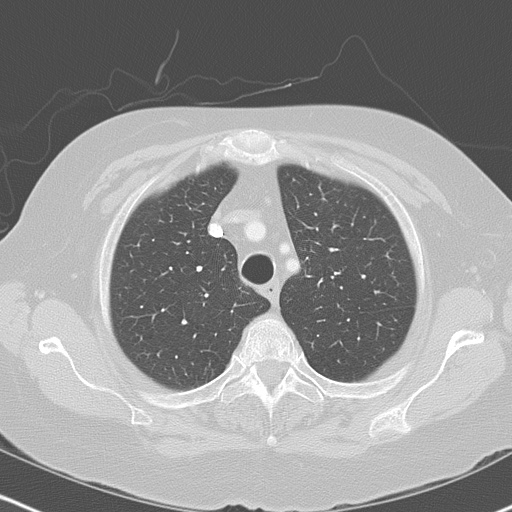
%> input picture Source codes + Sample data/Dataset/Normal CT/IM-0001-0055.jpg, 512 x 512 px
$ octave cancer_detection.m   (GNU Octave 9; MATLAB toolbox functions it lacks are replaced by stand-ins)
%> lines starting %> are read from the running program, lines starting %| are printed output that depends on the picture; in (x1, y1, x2, y2) boxes, pixels count from 0 and x2, y2 are one past the last pixel; in counts of white or black regions, pixels touching at a corner belong together; the program's own positions count from 1
% Cancer Detection
% Pre-processing: Median and Gabor filter
% Segmentation: Thresholding
% Feature Extraction: Classification using threshold
% Written by Shu Leong & Moana Yamanouchi

% Read image
I = imread('IM-0001-0055.jpg');
%> I is the input picture: size 512x512 uint8; min 67, max 255, mean 146.7

I_resize=imresize(I, [500,500]);
I_resize=im2double(I_resize);
%> I_resize: size 500x500 double
figure, imshow(I_resize);

% Apply median filter
I_resize = medfilt2(I_resize);

%Initialize the paramters for Gabor filter
gamma=0.3;
psi=0;
theta=0;
bw=2.8;
lambda=3.0;
pi=0;

% Apply Gabor filter
for x =1:500
    for y=1:500

        x_theta=I_resize(x,y)*cos(theta)+I_resize(x,y)*sin(theta);
        y_theta=-I_resize(x,y)*sin(theta)+I_resize(x,y)*cos(theta);

        gb(x,y)=exp(-(x_theta.^2/2*bw^2+gamma^2*y_theta.^2/2*bw^2))*cos(2*pi/lambda*x_theta+psi);
    end
end
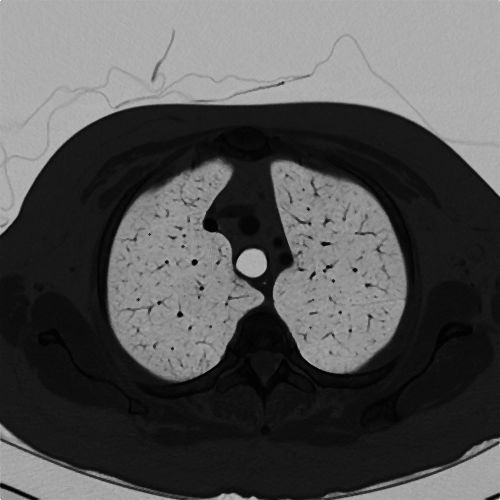
%> gb: size 500x500 double; min 0.0139, max 1, mean 0.329
gb = imcomplement(gb);
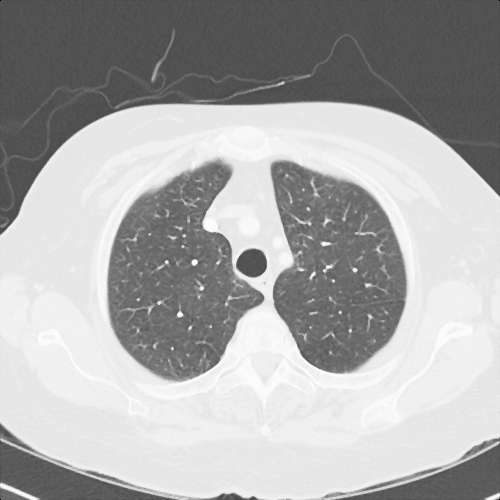
%> gb: size 500x500 double; min 0, max 0.986, mean 0.671

% Set up variables
roundnessThreshold = 0.25; % tumors generally have some semblance of roundness
areaThreshold = 100; % blood vessels are generally smaller than this size
sizeOfObject = 0; % to record the largest object's size
traced = 0; % tumors found or not found

% Segment lung images using thresholding method (Otsu's)
BW = imbinarize(I);
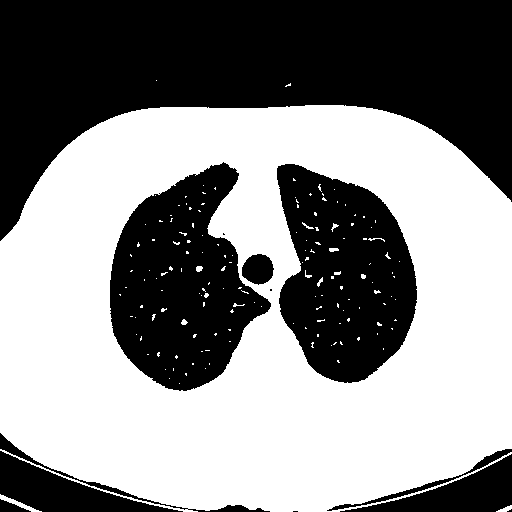
%> BW: size 512x512 logical; 53.4% white; 13 black regions (4 under 20 px), largest, box (x1, y1, x2, y2) and area: (0, 0, 512, 241) 66738, (110, 162, 271, 391) 22638, (277, 164, 417, 383) 21607
figure, imshow(BW);

% Clear unnecessary part of the image using imclearborder
objectsOnly = imclearborder(BW);
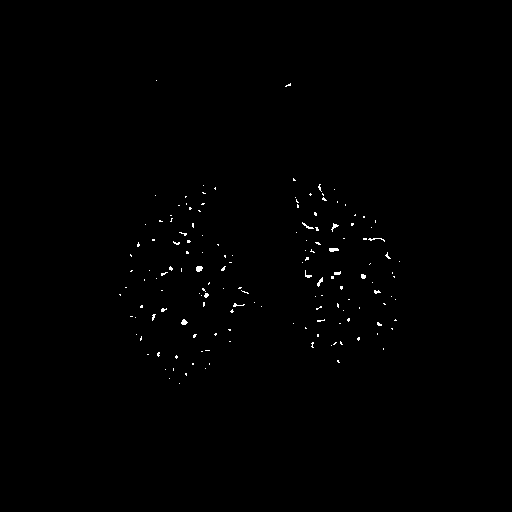
%> objectsOnly: size 512x512 logical; 0.39% white in thin lines or dots, all inside (x1, y1, x2, y2) = (119, 80, 400, 384)

% Find largest 5 objects (tumors are generally greater in size than blood vessels)
largest5Objects = bwareafilt(objectsOnly, 5);
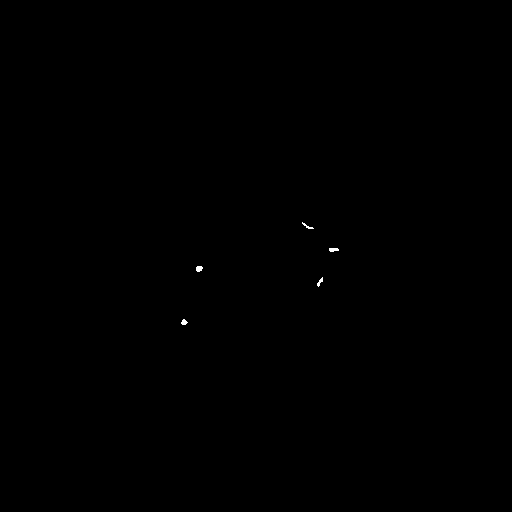
%> largest5Objects: size 512x512 logical; 0.06% white; 5 white regions, box (x1, y1, x2, y2) and area: (196, 266, 203, 272) 34, (329, 248, 339, 252) 33, (181, 319, 188, 325) 28, (317, 277, 323, 287) 27, (302, 222, 314, 229) 26
figure, imshow(largest5Objects); title('largest 5 objects');

% Traces the exterior boundaries of objects
[B,L] = bwboundaries(largest5Objects,'noholes');
%> L: size 512x512 double; 6 distinct labels, from 0 to 5
%> B = 5 boundaries; box (x1, y1, x2, y2) and points: (302, 222, 314, 229) 25, (329, 248, 339, 252) 22, (317, 277, 323, 287) 20, (196, 266, 203, 272) 18, (181, 319, 188, 325) 15

% Returns measurements for area and center of mass of region for each labeled region in the label matrix L
stats = regionprops(L,'Area','Centroid');
%> stats = 5 regions; Area and Centroid: 34 [199.7 269.3], 33 [334.1 250.3], 28 [184.7 322.8], 27 [320.6 282.6], 26 [308.1 226.9]

% Loop over the boundaries
for k = 1:length(B)

  % Obtain (X,Y) boundary coordinates corresponding to label 'k'
  boundary = B{k};

  % Compute a simple estimate of the object's perimeter
  delta_sq = diff(boundary).^2;
  perimeter = sum(sqrt(sum(delta_sq,2)));

  % Obtain the area calculation corresponding to label 'k'
  area = stats(k).Area;

  % Compute the roundness metric
  metric = 4*pi*area/perimeter^2;
  metric_string = sprintf('%2.2f',metric);

  % Compare against pre-defined roundness and area threshold
  % Cancer nodules should have some semblance of roundness and greater in
  % size than blood vessels (which normally are around 30 to 60 pixels in
  % size)
  if metric > roundnessThreshold
      if area > sizeOfObject && area > areaThreshold
          sizeOfObject = area;
          traced = B{k};
      end
  end

  % For each potential cancer nodules, list out their roundness metrics
  text(boundary(1,2)-35,boundary(1,1)+13,metric_string,'Color','r',...
       'FontSize',14,'FontWeight','bold');

end
%> this loop made 5 passes
%> (perimeter, area) on passes 1 to 5: (17.31, 28), (19.07, 34), (28.14, 26), (22.73, 27), (22.24, 33)
%> after the loop, sizeOfObject = 0; traced = 0
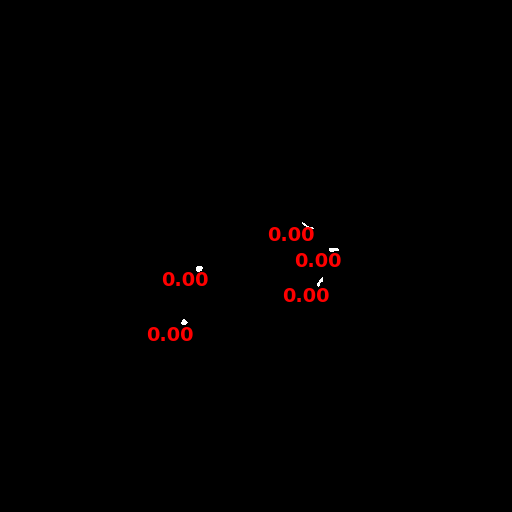
%> figure redrawn from the program's plot data; its title reads 'largest 5 objects'

% If there is a detected cancer nodules, draw the boundary of said nodules
% in the original CT scan image in red
if traced ~= 0
    figure, imshow(I)
    hold on;
    plot(traced(:,2), traced(:,1), 'r', 'LineWidth', 2)
% Else, notify user that the CT scan belongs to healthy patient
else
    disp('CT scan belongs to normal patient');
end

$ run again, with Source codes + Sample data/Dataset/Normal CT/IM-0001-0023.jpg copied over Source codes + Sample data/Dataset/Normal CT/IM-0001-0055.jpg
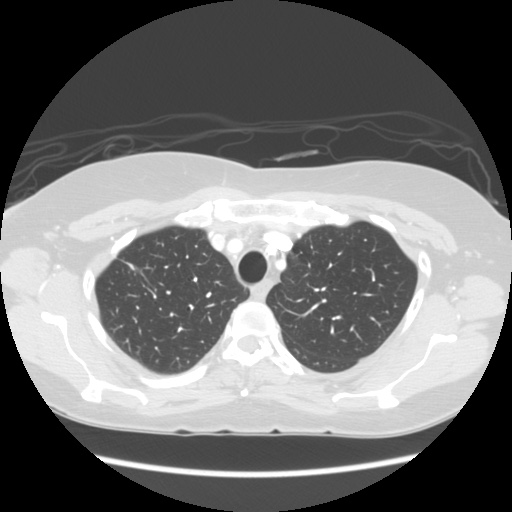
%> input picture Source codes + Sample data/Dataset/Normal CT/IM-0001-0023.jpg, 512 x 512 px
%> I is the input picture: size 512x512 uint8; min 0, max 255, mean 113.1
%> `BW = imbinarize(I);`:
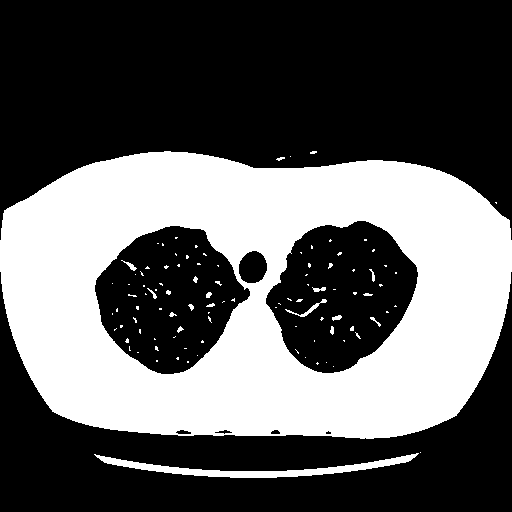
%> BW: size 512x512 logical; 37.2% white; 102 white regions (84 under 20 px), largest, box (x1, y1, x2, y2) and area: (0, 151, 512, 439) 94325, (94, 453, 419, 478) 2117, (285, 299, 327, 317) 125
%> objectsOnly: size 512x512 logical; 1.2% white; 101 white regions (84 under 20 px), largest, box (x1, y1, x2, y2) and area: (94, 453, 419, 478) 2117, (285, 299, 327, 317) 125, (121, 260, 137, 271) 51
%> largest5Objects: size 512x512 logical; 0.91% white; 5 white regions, box (x1, y1, x2, y2) and area: (94, 453, 419, 478) 2117, (285, 299, 327, 317) 125, (121, 260, 137, 271) 51, (312, 287, 326, 292) 44, (332, 315, 342, 321) 38
%> L: size 512x512 double; 6 distinct labels, from 0 to 5
%> B = 5 boundaries; box (x1, y1, x2, y2) and points: (94, 453, 419, 478) 649, (285, 299, 327, 317) 86, (121, 260, 137, 271) 33, (312, 287, 326, 292) 31, (332, 315, 342, 321) 22
%> stats = 5 regions; Area and Centroid: 2117 [257.6 469.4], 125 [309.2 309.7], 51 [131.1 266.4], 44 [319.9 290], 38 [337.6 318.4]
%> the loop `for k = 1:length(B)` made 5 passes
%> (perimeter, area) on passes 1 to 5: (682, 2117), (39.46, 51), (102.8, 125), (34.14, 44), (23.9, 38)
%> after the loop `for k = 1:length(B)`: sizeOfObject = 0
%> after the loop `for k = 1:length(B)`:
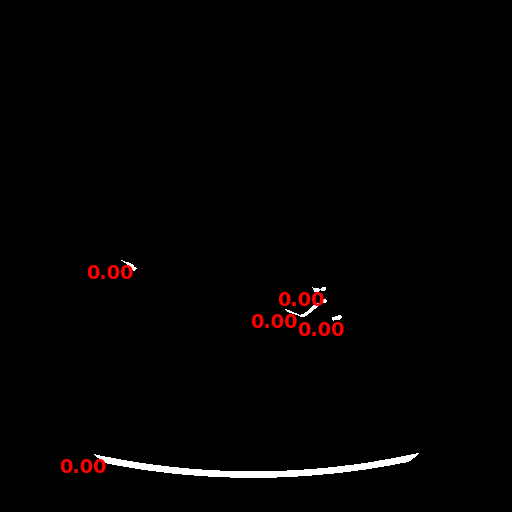
%> figure redrawn from the program's plot data; its title reads 'largest 5 objects'

$ run again, with Source codes + Sample data/Dataset/Normal CT/IM-0001-0024.jpg copied over Source codes + Sample data/Dataset/Normal CT/IM-0001-0055.jpg
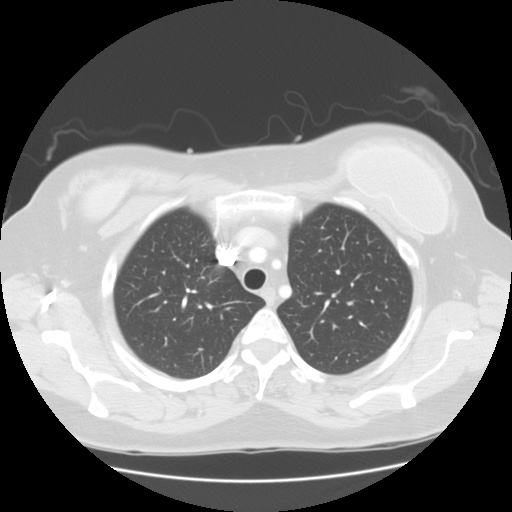
%> input picture Source codes + Sample data/Dataset/Normal CT/IM-0001-0024.jpg, 512 x 512 px
%> I is the input picture: size 512x512 uint8; min 0, max 255, mean 120.5
%> `BW = imbinarize(I);`:
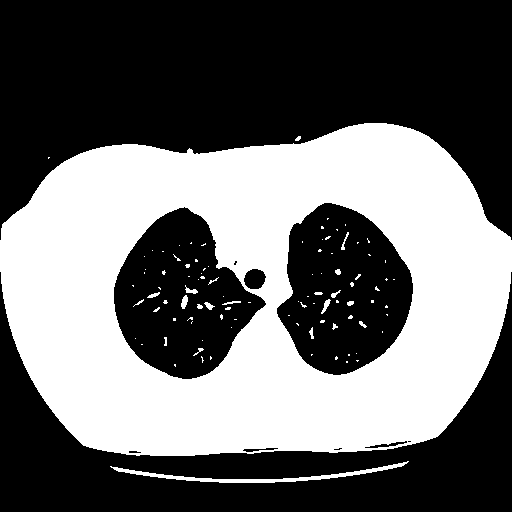
%> BW: size 512x512 logical; 41.7% white; 99 white regions (77 under 20 px), largest, box (x1, y1, x2, y2) and area: (0, 123, 512, 456) 107167, (110, 461, 409, 483) 1127, (181, 295, 188, 309) 66
%> objectsOnly: size 512x512 logical; 0.85% white; 98 white regions (77 under 20 px), largest, box (x1, y1, x2, y2) and area: (110, 461, 409, 483) 1127, (181, 295, 188, 309) 66, (321, 299, 331, 314) 59
%> largest5Objects: size 512x512 logical; 0.51% white; 5 white regions, box (x1, y1, x2, y2) and area: (110, 461, 409, 483) 1127, (181, 295, 188, 309) 66, (321, 299, 331, 314) 59, (185, 285, 198, 294) 52, (204, 302, 215, 310) 44
%> L: size 512x512 double; 6 distinct labels, from 0 to 5
%> B = 5 boundaries; box (x1, y1, x2, y2) and points: (110, 461, 409, 483) 597, (185, 285, 198, 294) 33, (321, 299, 331, 314) 32, (181, 295, 188, 309) 30, (204, 302, 215, 310) 23
%> stats = 5 regions; Area and Centroid: 1127 [261.2 476.5], 66 [185 302.6], 59 [326.5 306.3], 52 [191.6 291.4], 44 [209.6 306.4]
%> the loop `for k = 1:length(B)` made 5 passes
%> (perimeter, area) on passes 1 to 5: (624.2, 1127), (32.73, 66), (36.97, 52), (26.97, 44), (37.21, 59)
%> after the loop `for k = 1:length(B)`: sizeOfObject = 0
%> after the loop `for k = 1:length(B)`:
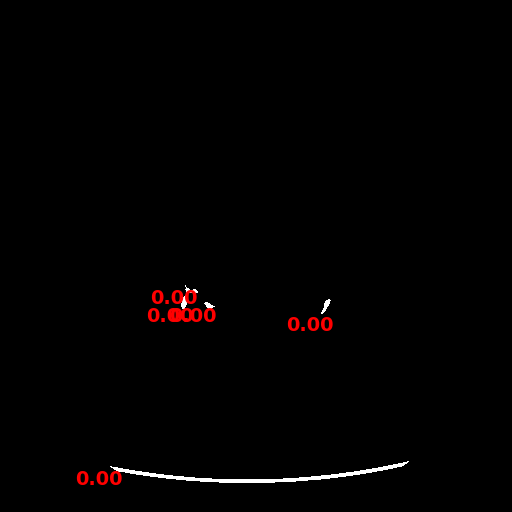
%> figure redrawn from the program's plot data; its title reads 'largest 5 objects'

$ run again, with Source codes + Sample data/Dataset/Normal CT/IM-0001-0025.jpg copied over Source codes + Sample data/Dataset/Normal CT/IM-0001-0055.jpg
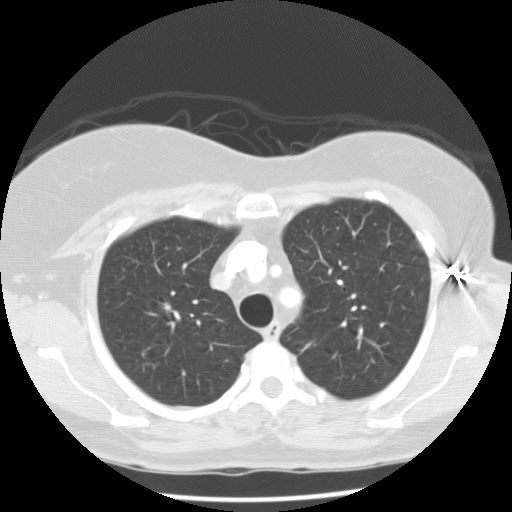
%> input picture Source codes + Sample data/Dataset/Normal CT/IM-0001-0025.jpg, 512 x 512 px
%> I is the input picture: size 512x512 uint8; min 0, max 255, mean 118.3
%> `BW = imbinarize(I);`:
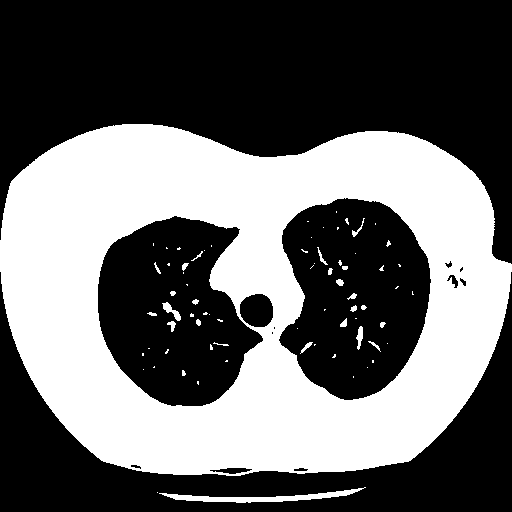
%> BW: size 512x512 logical; 40.6% white; 73 white regions (48 under 20 px), largest, box (x1, y1, x2, y2) and area: (0, 124, 512, 476) 104109, (159, 487, 366, 503) 1022, (162, 302, 181, 321) 134
%> objectsOnly: size 512x512 logical; 0.85% white; 72 white regions (48 under 20 px), largest, box (x1, y1, x2, y2) and area: (159, 487, 366, 503) 1022, (162, 302, 181, 321) 134, (356, 326, 363, 350) 100
%> largest5Objects: size 512x512 logical; 0.52% white; 5 white regions, box (x1, y1, x2, y2) and area: (159, 487, 366, 503) 1022, (162, 302, 181, 321) 134, (356, 326, 363, 350) 100, (352, 218, 365, 237) 52, (167, 321, 176, 332) 51
%> L: size 512x512 double; 6 distinct labels, from 0 to 5
%> B = 5 boundaries; box (x1, y1, x2, y2) and points: (159, 487, 366, 503) 413, (162, 302, 181, 321) 53, (356, 326, 363, 350) 48, (352, 218, 365, 237) 45, (167, 321, 176, 332) 29
%> stats = 5 regions; Area and Centroid: 1022 [262.8 498], 134 [172.2 311.6], 100 [360.4 337.4], 52 [358.3 230.2], 51 [172.6 326]
%> the loop `for k = 1:length(B)` made 5 passes
%> (perimeter, area) on passes 1 to 5: (428.6, 1022), (61.11, 134), (31.31, 51), (52.28, 52), (52.38, 100)
%> after the loop `for k = 1:length(B)`: sizeOfObject = 0
%> after the loop `for k = 1:length(B)`:
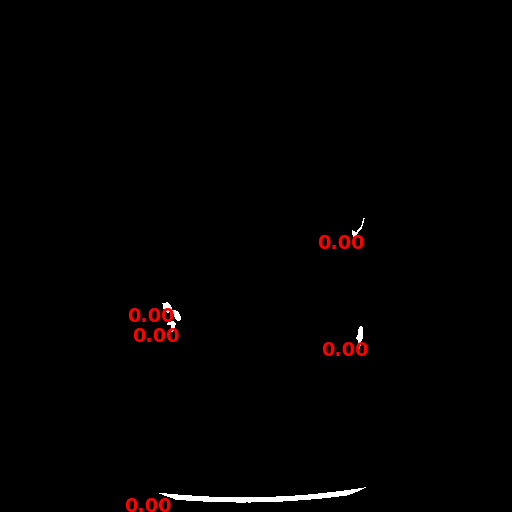
%> figure redrawn from the program's plot data; its title reads 'largest 5 objects'
